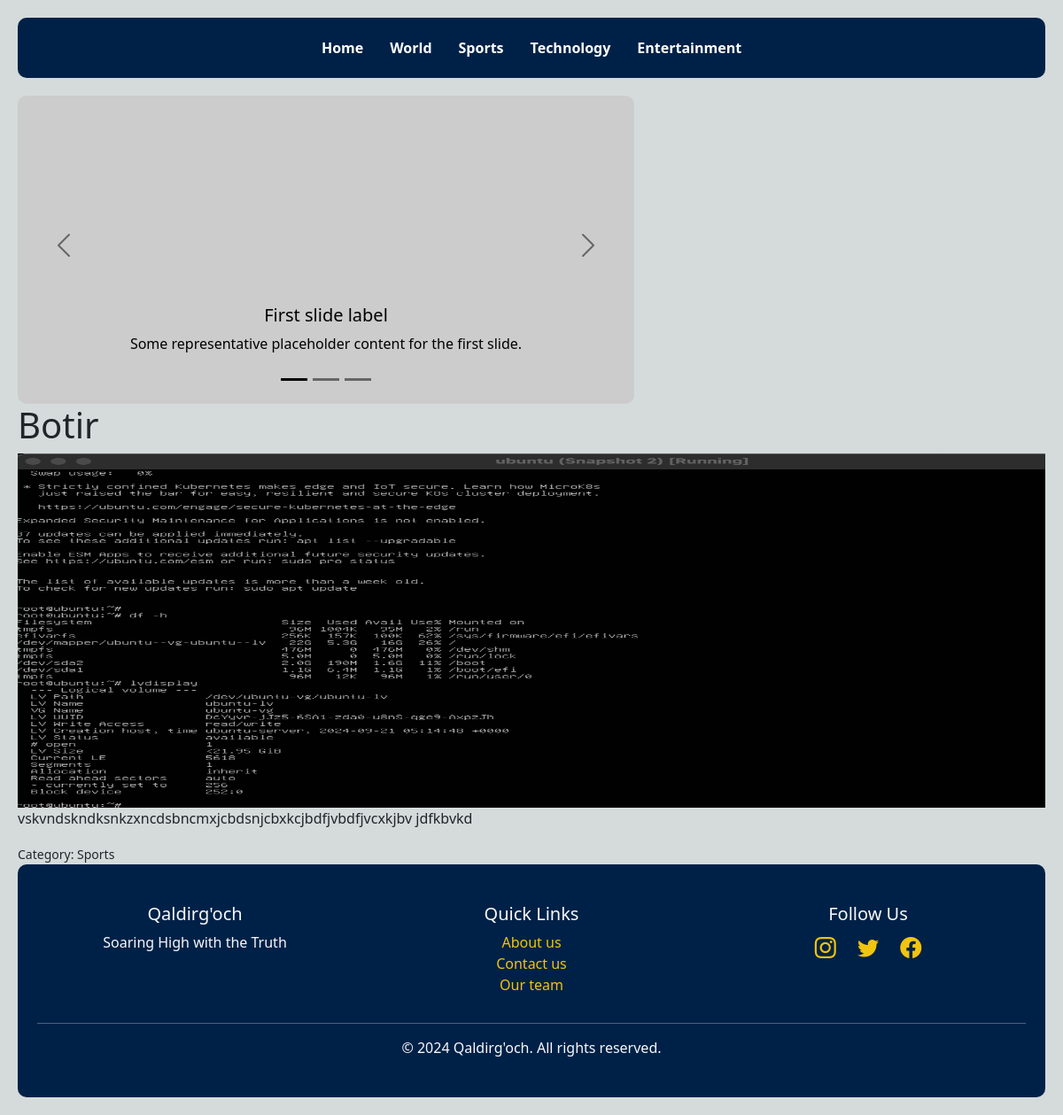
Page /article/24/ on the committed database.
### news/models.py (models this page shows, shortened)
class Article(models.Model):
    title = models.CharField(max_length=200)
    content = models.TextField()
    published_date = models.DateTimeField(auto_now_add=True)
    image = models.ImageField(upload_to='articles/')
    category = models.CharField(max_length=50, choices=[
        ('World', 'World'),
        ('Sports', 'Sports'),
        ('Technology', 'Technology'),
        ('Entertainment', 'Entertainment'),
    ])

### news/views.py (the view)
# urls.py: path('article/<int:article_id>/', views.article_detail, name='article_detail'),
def article_detail(request, article_id):
    article = get_object_or_404(Article, id=article_id)
    return render(request, 'article_detail.html', {'article': article})

### templates/article_detail.html (shortened to what this page needs)
{% extends 'base.html' %}
{% block content %}
<h1>{{ article.title }}</h1>
{% if article.image %}
    <img src="{{ article.image.url }}" alt="{{ article.title }}" style="width:100%; max-height:400px;">
{% else %}
    <p>No image available.</p>
{% endif %}
<p>{{ article.content }}</p>
<small>Category: {{ article.category }}</small>
{% endblock content %}

### static/css/style.css (style rules this page uses)
body { font-family: Arial, sans-serif; margin: 0; padding: 20px; line-height: 1.6; background-color: #D5DBDB !important; }

### rows in the picture
Article: title "Botir", image (picture), content "vskvndskndksnkzxncdsbncmxjcbdsnjcbxkcjbdfjvbdfjvcxkjbv jdfkbvkd", category "Sports"
